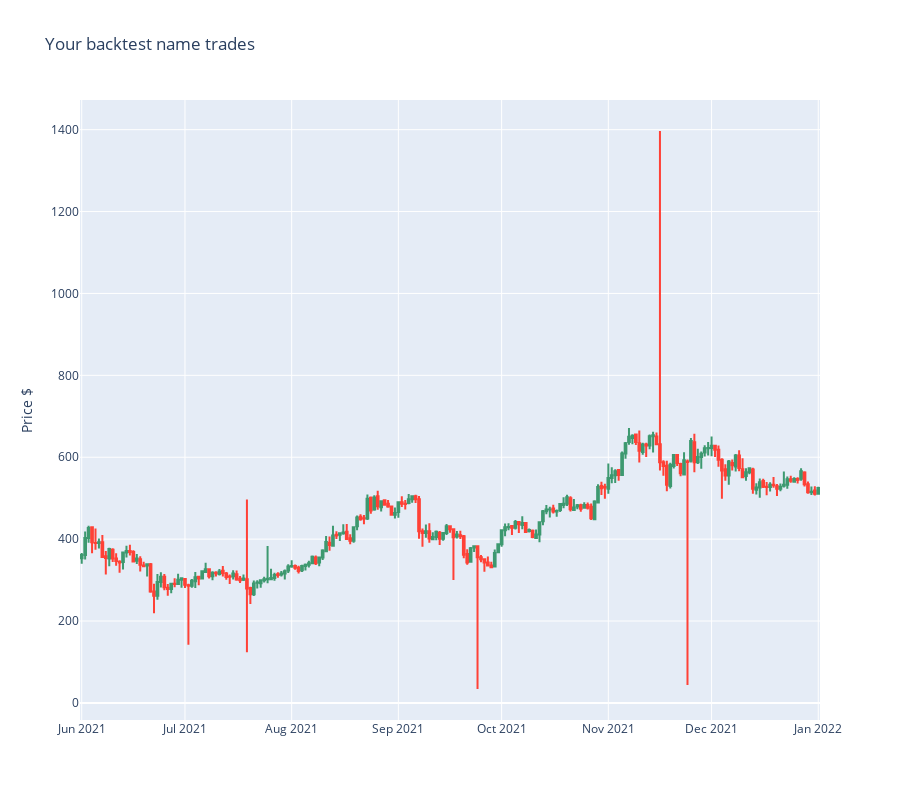

The code cell stored with this chart in its notebook:
### Markdown cell above
### Price and trade chart

We plot out a chart that shows
- The price action
- Any technical indicators we used and added to the `visualisation`
- When the strategy made buys or sells

### Code cell
from tradeexecutor.visual.single_pair import visualise_single_pair

figure = visualise_single_pair(
    state,
    universe.universe.candles,
    start_at=start_at,
    end_at=end_at)

figure.show()

### Figure 1 — Plotly figure (JSON) as saved in the notebook; plotly's stock layout.template omitted (floating-point values rounded to 4 significant figures; data arrays with more than 128 entries replaced by an {"elided": "..."} marker saying what was removed)
{"data": [{"close": {"elided": "215 float values"}, "high": {"elided": "215 float values"}, "low": {"elided": "215 float values"}, "open": {"elided": "215 float values"}, "showlegend": false, "x": {"elided": "215 str values"}, "type": "candlestick", "xaxis": "x", "yaxis": "y"}], "layout": {"xaxis": {"anchor": "y", "domain": [0.0, 1.0], "rangeslider": {"visible": false}}, "yaxis": {"anchor": "x", "domain": [0.0, 1.0], "title": {"text": "Price $"}, "showgrid": true}, "title": {"text": "Your backtest name trades"}, "height": 800, "legend": {"orientation": "h", "yanchor": "bottom", "y": 1.02, "xanchor": "right", "x": 1}}}
